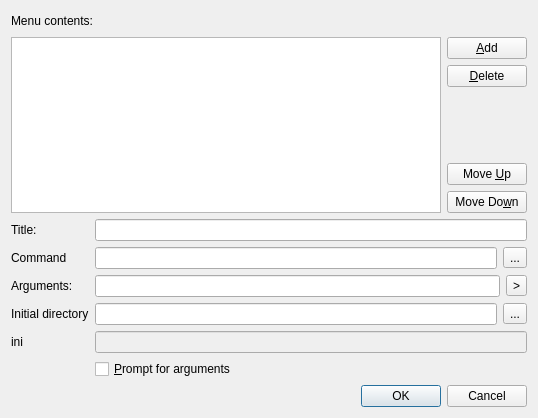
<?xml version="1.0" encoding="UTF-8"?>
<ui version="4.0">
 <class>CQExternalToolDialog</class>
 <widget class="QDialog" name="CQExternalToolDialog">
  <property name="geometry">
   <rect>
    <x>0</x>
    <y>0</y>
    <width>538</width>
    <height>418</height>
   </rect>
  </property>
  <property name="windowTitle">
   <string>External tool</string>
  </property>
  <layout class="QGridLayout" name="gridLayout">
   <item row="1" column="0" colspan="2">
    <layout class="QFormLayout" name="formLayout">
     <item row="0" column="0">
      <widget class="QLabel" name="label">
       <property name="text">
        <string>Title:</string>
       </property>
      </widget>
     </item>
     <item row="0" column="1">
      <widget class="QLineEdit" name="txtTitle"/>
     </item>
     <item row="1" column="0">
      <widget class="QLabel" name="label_3">
       <property name="text">
        <string>Command</string>
       </property>
      </widget>
     </item>
     <item row="1" column="1">
      <layout class="QHBoxLayout" name="horizontalLayout_5">
       <item>
        <widget class="QLineEdit" name="txtCommand"/>
       </item>
       <item>
        <widget class="QToolButton" name="cmdBrowseCommand">
         <property name="text">
          <string>...</string>
         </property>
        </widget>
       </item>
      </layout>
     </item>
     <item row="2" column="0">
      <widget class="QLabel" name="label_4">
       <property name="text">
        <string>Arguments:</string>
       </property>
      </widget>
     </item>
     <item row="2" column="1">
      <layout class="QHBoxLayout" name="horizontalLayout_4">
       <item>
        <widget class="QLineEdit" name="txtArguments"/>
       </item>
       <item>
        <widget class="QToolButton" name="cmdShowArgContext">
         <property name="text">
          <string>&gt;</string>
         </property>
        </widget>
       </item>
      </layout>
     </item>
     <item row="3" column="0">
      <widget class="QLabel" name="label_5">
       <property name="text">
        <string>Initial directory</string>
       </property>
      </widget>
     </item>
     <item row="3" column="1">
      <layout class="QHBoxLayout" name="horizontalLayout_3">
       <item>
        <widget class="QLineEdit" name="txtInitialDirectory"/>
       </item>
       <item>
        <widget class="QToolButton" name="cmdBrowseInitialDir">
         <property name="text">
          <string>...</string>
         </property>
        </widget>
       </item>
      </layout>
     </item>
     <item row="4" column="0">
      <widget class="QLabel" name="label_ini">
       <property name="text">
        <string>ini</string>
       </property>
      </widget>
     </item>
     <item row="4" column="1">
      <widget class="QLineEdit" name="txtIniFile">
       <property name="enabled">
        <bool>false</bool>
       </property>
      </widget>
     </item>
     <item row="5" column="1">
      <widget class="QCheckBox" name="chkPromptForArguments">
       <property name="text">
        <string>&amp;Prompt for arguments</string>
       </property>
      </widget>
     </item>
    </layout>
   </item>
   <item row="0" column="0" colspan="2">
    <layout class="QVBoxLayout" name="verticalLayout_2">
     <item>
      <layout class="QHBoxLayout" name="horizontalLayout">
       <item>
        <widget class="QLabel" name="label_2">
         <property name="text">
          <string>Menu contents:</string>
         </property>
        </widget>
       </item>
       <item>
        <spacer name="horizontalSpacer">
         <property name="orientation">
          <enum>Qt::Orientation::Horizontal</enum>
         </property>
         <property name="sizeHint" stdset="0">
          <size>
           <width>40</width>
           <height>20</height>
          </size>
         </property>
        </spacer>
       </item>
      </layout>
     </item>
     <item>
      <layout class="QHBoxLayout" name="horizontalLayout_2">
       <item>
        <widget class="QListWidget" name="lstExternalTools"/>
       </item>
       <item>
        <layout class="QVBoxLayout" name="verticalLayout">
         <item>
          <widget class="QPushButton" name="cmdAdd">
           <property name="text">
            <string>&amp;Add</string>
           </property>
          </widget>
         </item>
         <item>
          <widget class="QPushButton" name="cmdDelete">
           <property name="text">
            <string>&amp;Delete</string>
           </property>
          </widget>
         </item>
         <item>
          <spacer name="verticalSpacer">
           <property name="orientation">
            <enum>Qt::Orientation::Vertical</enum>
           </property>
           <property name="sizeHint" stdset="0">
            <size>
             <width>20</width>
             <height>40</height>
            </size>
           </property>
          </spacer>
         </item>
         <item>
          <widget class="QPushButton" name="cmdMoveUp">
           <property name="text">
            <string>Move &amp;Up</string>
           </property>
          </widget>
         </item>
         <item>
          <widget class="QPushButton" name="cmdMoveDown">
           <property name="text">
            <string>Move Do&amp;wn</string>
           </property>
          </widget>
         </item>
        </layout>
       </item>
      </layout>
     </item>
    </layout>
   </item>
   <item row="2" column="1">
    <widget class="QDialogButtonBox" name="buttonBox">
     <property name="orientation">
      <enum>Qt::Orientation::Horizontal</enum>
     </property>
     <property name="standardButtons">
      <set>QDialogButtonBox::StandardButton::Cancel|QDialogButtonBox::StandardButton::Ok</set>
     </property>
    </widget>
   </item>
  </layout>
 </widget>
 <tabstops>
  <tabstop>lstExternalTools</tabstop>
  <tabstop>cmdAdd</tabstop>
  <tabstop>cmdDelete</tabstop>
  <tabstop>cmdMoveUp</tabstop>
  <tabstop>cmdMoveDown</tabstop>
  <tabstop>txtTitle</tabstop>
  <tabstop>txtCommand</tabstop>
  <tabstop>cmdBrowseCommand</tabstop>
  <tabstop>txtArguments</tabstop>
  <tabstop>cmdShowArgContext</tabstop>
  <tabstop>txtInitialDirectory</tabstop>
  <tabstop>cmdBrowseInitialDir</tabstop>
  <tabstop>chkPromptForArguments</tabstop>
 </tabstops>
 <resources/>
 <connections>
  <connection>
   <sender>buttonBox</sender>
   <signal>accepted()</signal>
   <receiver>CQExternalToolDialog</receiver>
   <slot>accept()</slot>
   <hints>
    <hint type="sourcelabel">
     <x>248</x>
     <y>254</y>
    </hint>
    <hint type="destinationlabel">
     <x>157</x>
     <y>274</y>
    </hint>
   </hints>
  </connection>
  <connection>
   <sender>buttonBox</sender>
   <signal>rejected()</signal>
   <receiver>CQExternalToolDialog</receiver>
   <slot>reject()</slot>
   <hints>
    <hint type="sourcelabel">
     <x>316</x>
     <y>260</y>
    </hint>
    <hint type="destinationlabel">
     <x>286</x>
     <y>274</y>
    </hint>
   </hints>
  </connection>
  <connection>
   <sender>cmdAdd</sender>
   <signal>clicked()</signal>
   <receiver>CQExternalToolDialog</receiver>
   <slot>slotAddTool()</slot>
   <hints>
    <hint type="sourcelabel">
     <x>488</x>
     <y>51</y>
    </hint>
    <hint type="destinationlabel">
     <x>268</x>
     <y>208</y>
    </hint>
   </hints>
  </connection>
  <connection>
   <sender>cmdBrowseCommand</sender>
   <signal>clicked()</signal>
   <receiver>CQExternalToolDialog</receiver>
   <slot>slotBrowseCommand()</slot>
   <hints>
    <hint type="sourcelabel">
     <x>515</x>
     <y>279</y>
    </hint>
    <hint type="destinationlabel">
     <x>268</x>
     <y>208</y>
    </hint>
   </hints>
  </connection>
  <connection>
   <sender>cmdBrowseInitialDir</sender>
   <signal>clicked()</signal>
   <receiver>CQExternalToolDialog</receiver>
   <slot>slotBrowseInitialDir()</slot>
   <hints>
    <hint type="sourcelabel">
     <x>515</x>
     <y>339</y>
    </hint>
    <hint type="destinationlabel">
     <x>268</x>
     <y>208</y>
    </hint>
   </hints>
  </connection>
  <connection>
   <sender>cmdDelete</sender>
   <signal>clicked()</signal>
   <receiver>CQExternalToolDialog</receiver>
   <slot>slotDeleteTool()</slot>
   <hints>
    <hint type="sourcelabel">
     <x>488</x>
     <y>81</y>
    </hint>
    <hint type="destinationlabel">
     <x>268</x>
     <y>208</y>
    </hint>
   </hints>
  </connection>
  <connection>
   <sender>cmdMoveDown</sender>
   <signal>clicked()</signal>
   <receiver>CQExternalToolDialog</receiver>
   <slot>slotMoveDown()</slot>
   <hints>
    <hint type="sourcelabel">
     <x>488</x>
     <y>217</y>
    </hint>
    <hint type="destinationlabel">
     <x>268</x>
     <y>208</y>
    </hint>
   </hints>
  </connection>
  <connection>
   <sender>cmdMoveUp</sender>
   <signal>clicked()</signal>
   <receiver>CQExternalToolDialog</receiver>
   <slot>slotMoveUp()</slot>
   <hints>
    <hint type="sourcelabel">
     <x>488</x>
     <y>187</y>
    </hint>
    <hint type="destinationlabel">
     <x>268</x>
     <y>208</y>
    </hint>
   </hints>
  </connection>
  <connection>
   <sender>cmdShowArgContext</sender>
   <signal>clicked()</signal>
   <receiver>CQExternalToolDialog</receiver>
   <slot>slotShowArgs()</slot>
   <hints>
    <hint type="sourcelabel">
     <x>516</x>
     <y>309</y>
    </hint>
    <hint type="destinationlabel">
     <x>268</x>
     <y>208</y>
    </hint>
   </hints>
  </connection>
  <connection>
   <sender>lstExternalTools</sender>
   <signal>currentItemChanged(QListWidgetItem*,QListWidgetItem*)</signal>
   <receiver>CQExternalToolDialog</receiver>
   <slot>slotItemChanged()</slot>
   <hints>
    <hint type="sourcelabel">
     <x>227</x>
     <y>134</y>
    </hint>
    <hint type="destinationlabel">
     <x>268</x>
     <y>208</y>
    </hint>
   </hints>
  </connection>
  <connection>
   <sender>txtArguments</sender>
   <signal>textChanged(QString)</signal>
   <receiver>CQExternalToolDialog</receiver>
   <slot>slotUpdateSelected()</slot>
   <hints>
    <hint type="sourcelabel">
     <x>297</x>
     <y>281</y>
    </hint>
    <hint type="destinationlabel">
     <x>268</x>
     <y>208</y>
    </hint>
   </hints>
  </connection>
  <connection>
   <sender>txtTitle</sender>
   <signal>textChanged(QString)</signal>
   <receiver>CQExternalToolDialog</receiver>
   <slot>slotUpdateSelected()</slot>
   <hints>
    <hint type="sourcelabel">
     <x>311</x>
     <y>222</y>
    </hint>
    <hint type="destinationlabel">
     <x>268</x>
     <y>208</y>
    </hint>
   </hints>
  </connection>
  <connection>
   <sender>txtCommand</sender>
   <signal>textChanged(QString)</signal>
   <receiver>CQExternalToolDialog</receiver>
   <slot>slotUpdateSelected()</slot>
   <hints>
    <hint type="sourcelabel">
     <x>297</x>
     <y>251</y>
    </hint>
    <hint type="destinationlabel">
     <x>268</x>
     <y>208</y>
    </hint>
   </hints>
  </connection>
  <connection>
   <sender>txtInitialDirectory</sender>
   <signal>textChanged(QString)</signal>
   <receiver>CQExternalToolDialog</receiver>
   <slot>slotUpdateSelected()</slot>
   <hints>
    <hint type="sourcelabel">
     <x>297</x>
     <y>311</y>
    </hint>
    <hint type="destinationlabel">
     <x>268</x>
     <y>208</y>
    </hint>
   </hints>
  </connection>
 </connections>
 <slots>
  <slot>slotAddTool()</slot>
  <slot>slotDeleteTool()</slot>
  <slot>slotMoveUp()</slot>
  <slot>slotMoveDown()</slot>
  <slot>slotBrowseCommand()</slot>
  <slot>slotShowArgs()</slot>
  <slot>slotBrowseInitialDir()</slot>
  <slot>slotItemChanged()</slot>
  <slot>slotUpdateSelected()</slot>
 </slots>
</ui>
